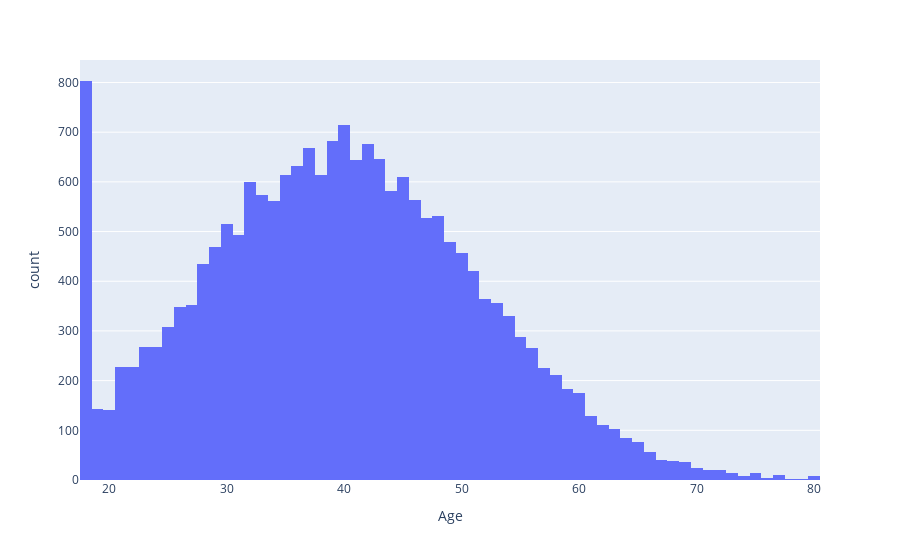
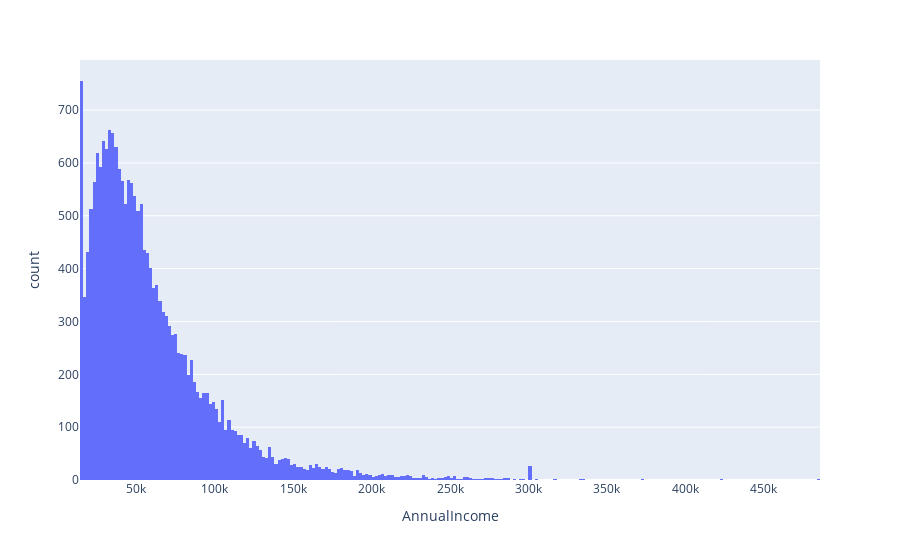
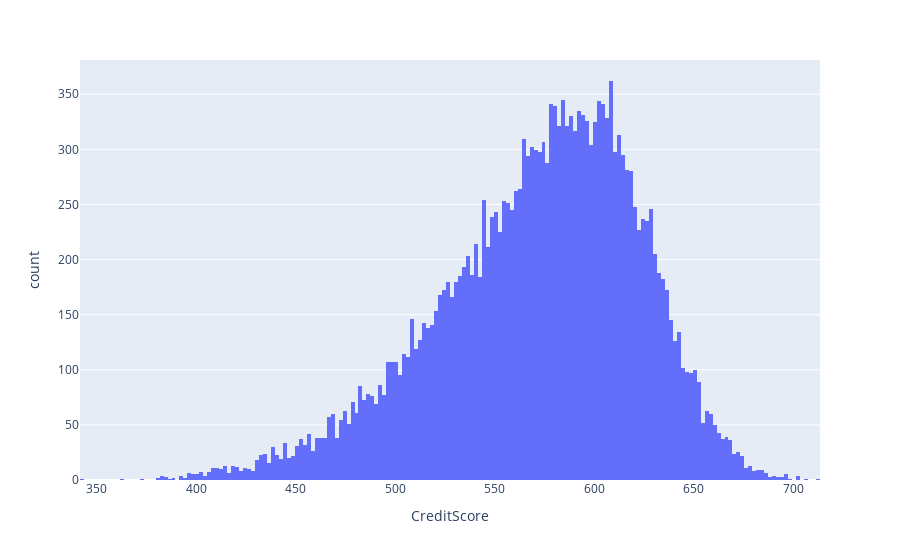
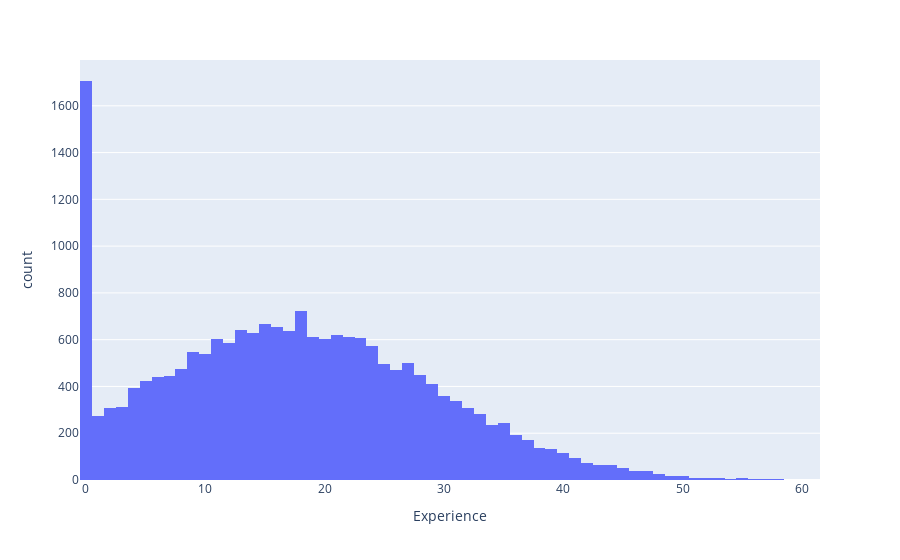

Write notebook code for charts like these, in order.
### Code cell
for col in num_cols:

    px.histogram(data_frame= df, x= col).show()

### Figure 1 — Plotly figure (JSON) as saved in the notebook; plotly's stock layout.template omitted (floating-point values rounded to 4 significant figures; data arrays with more than 128 entries replaced by an {"elided": "..."} marker saying what was removed)
{"data": [{"bingroup": "x", "hovertemplate": "Age=%{x}<br>count=%{y}<extra></extra>", "legendgroup": "", "marker": {"color": "#636efa", "pattern": {"shape": ""}}, "name": "", "orientation": "v", "showlegend": false, "type": "histogram", "x": {"elided": "20000 int values"}, "xaxis": "x", "yaxis": "y"}], "layout": {"barmode": "relative", "legend": {"tracegroupgap": 0}, "margin": {"t": 60}, "xaxis": {"anchor": "y", "domain": [0, 1], "title": {"text": "Age"}}, "yaxis": {"anchor": "x", "domain": [0, 1], "title": {"text": "count"}}}}

### Figure 2 — Plotly figure (JSON) as saved in the notebook; plotly's stock layout.template omitted (floating-point values rounded to 4 significant figures; data arrays with more than 128 entries replaced by an {"elided": "..."} marker saying what was removed)
{"data": [{"bingroup": "x", "hovertemplate": "AnnualIncome=%{x}<br>count=%{y}<extra></extra>", "legendgroup": "", "marker": {"color": "#636efa", "pattern": {"shape": ""}}, "name": "", "orientation": "v", "showlegend": false, "type": "histogram", "x": {"elided": "20000 int values"}, "xaxis": "x", "yaxis": "y"}], "layout": {"barmode": "relative", "legend": {"tracegroupgap": 0}, "margin": {"t": 60}, "xaxis": {"anchor": "y", "domain": [0, 1], "title": {"text": "AnnualIncome"}}, "yaxis": {"anchor": "x", "domain": [0, 1], "title": {"text": "count"}}}}

### Figure 3 — Plotly figure (JSON) as saved in the notebook; plotly's stock layout.template omitted (floating-point values rounded to 4 significant figures; data arrays with more than 128 entries replaced by an {"elided": "..."} marker saying what was removed)
{"data": [{"bingroup": "x", "hovertemplate": "CreditScore=%{x}<br>count=%{y}<extra></extra>", "legendgroup": "", "marker": {"color": "#636efa", "pattern": {"shape": ""}}, "name": "", "orientation": "v", "showlegend": false, "type": "histogram", "x": {"elided": "20000 int values"}, "xaxis": "x", "yaxis": "y"}], "layout": {"barmode": "relative", "legend": {"tracegroupgap": 0}, "margin": {"t": 60}, "xaxis": {"anchor": "y", "domain": [0, 1], "title": {"text": "CreditScore"}}, "yaxis": {"anchor": "x", "domain": [0, 1], "title": {"text": "count"}}}}

### Figure 4 — Plotly figure (JSON) as saved in the notebook; plotly's stock layout.template omitted (floating-point values rounded to 4 significant figures; data arrays with more than 128 entries replaced by an {"elided": "..."} marker saying what was removed)
{"data": [{"bingroup": "x", "hovertemplate": "Experience=%{x}<br>count=%{y}<extra></extra>", "legendgroup": "", "marker": {"color": "#636efa", "pattern": {"shape": ""}}, "name": "", "orientation": "v", "showlegend": false, "type": "histogram", "x": {"elided": "20000 int values"}, "xaxis": "x", "yaxis": "y"}], "layout": {"barmode": "relative", "legend": {"tracegroupgap": 0}, "margin": {"t": 60}, "xaxis": {"anchor": "y", "domain": [0, 1], "title": {"text": "Experience"}}, "yaxis": {"anchor": "x", "domain": [0, 1], "title": {"text": "count"}}}}
